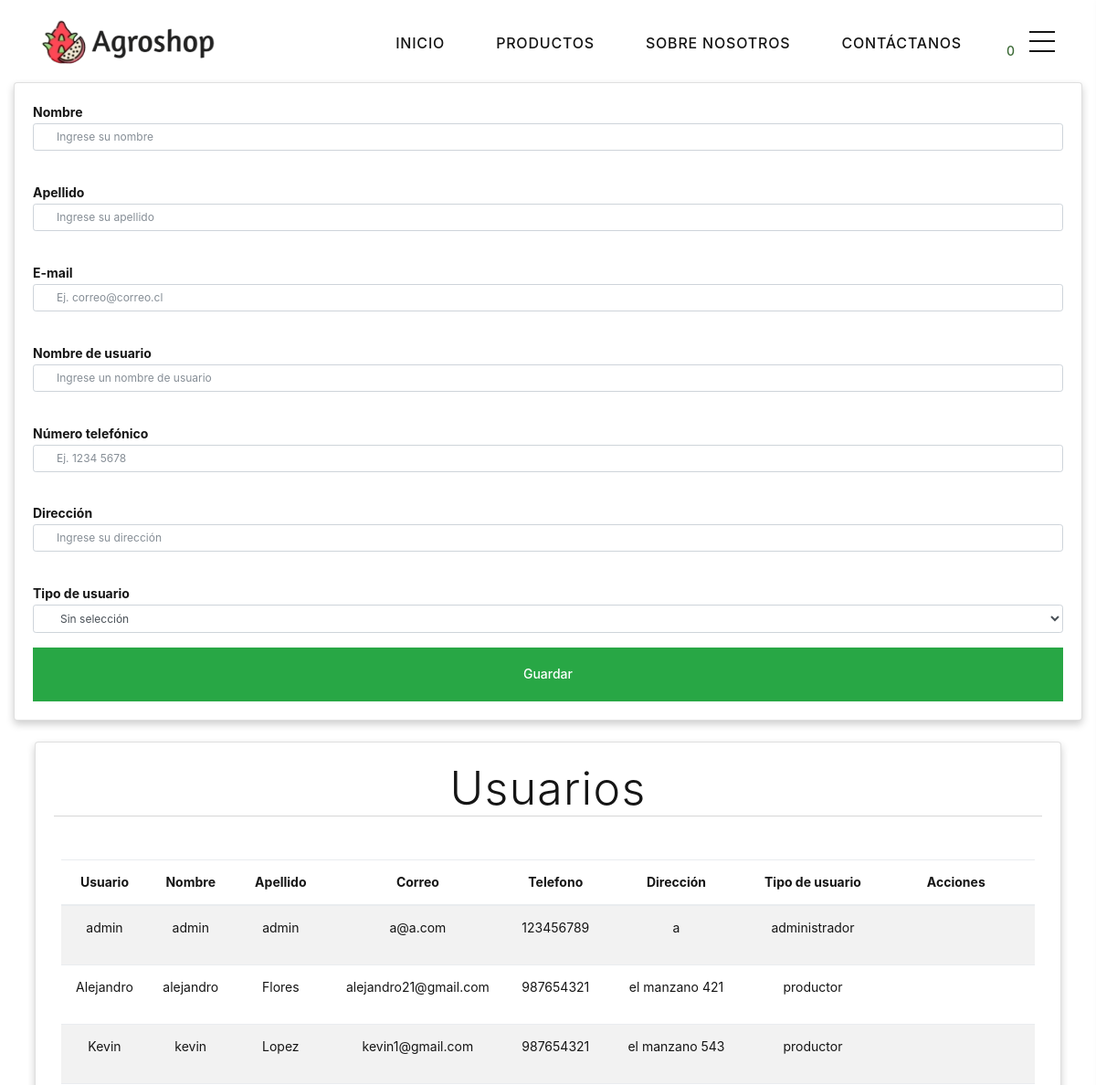
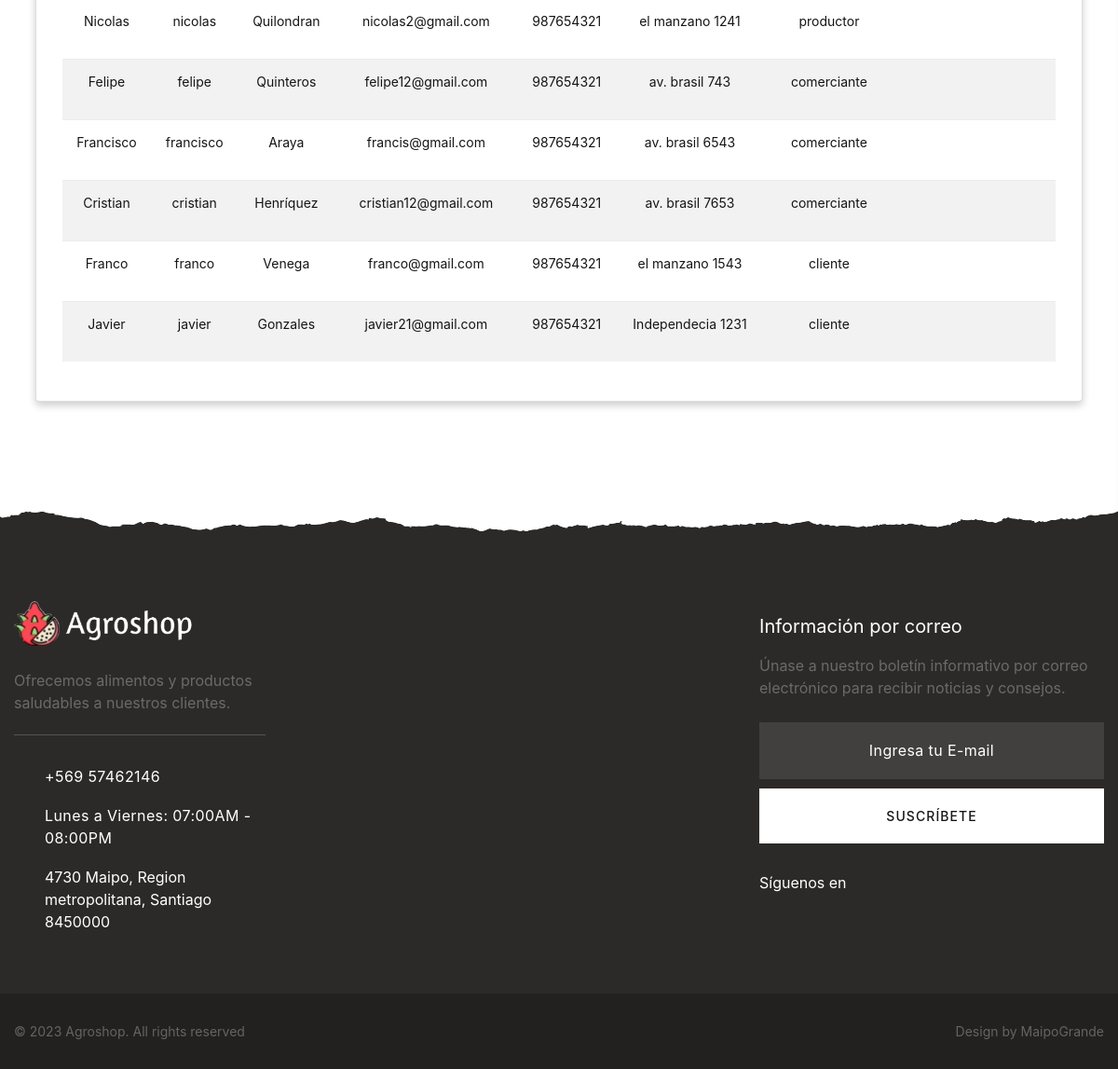
Screenshot of /datos.usuarios.php (signed in) with the database file from the repository (2 pictures, top to bottom).
### tables this page shows
CREATE TABLE `usuario` (
  `id_usuario` int(11) NOT NULL,
  `usu_nombre` varchar(255) NOT NULL,
  `usu_apellido` varchar(255) NOT NULL,
  `usu_rut` varchar(255) NOT NULL,
  `usu_email` varchar(255) NOT NULL,
  `usu_pass` varchar(255) NOT NULL,
  `usu_usuario` varchar(255) NOT NULL,
  `usu_telefono` varchar(255) NOT NULL,
  `usu_direccion` varchar(255) NOT NULL,
  `id_tipousuario` int(11) NOT NULL,
  `usu_estado` int(10) UNSIGNED NOT NULL DEFAULT 1
);

CREATE TABLE `tipousuario` (
  `id_tipousuario` int(11) NOT NULL,
  `tus_nombre` varchar(255) NOT NULL,
  `tus_estado` int(10) UNSIGNED NOT NULL DEFAULT 1
);

### datos.usuarios.php (the view, shortened to what this page needs)
<?php ob_start();
include('header.php');
include_once 'config/config.php';
?>
<link rel="stylesheet" href="Public/css/bootstrap.css">
<link rel="stylesheet" href="Public/css/fonts.css">
<link rel="stylesheet" href="Public/css/style.css">
<div class="container">
    <div class="row" style="margin:auto; height: auto; margin-bottom:10%">
        <div class="card card-body">
            <form action="crud/save.usu.php" method="POST">
                <div class="form-group" style="text-align:left;font-weight:bold">
                    <label>Nombre</label>
                    <input type="text" name="nombre_2" class="form-control form-control-sm"
                        placeholder="Ingrese su nombre" required>
                    <label style="margin-top:3%">Apellido</label>
                    <input type="text" name="apellido_2" class="form-control form-control-sm"
                        placeholder="Ingrese su apellido" required>
                    <label style="margin-top:3%">E-mail</label>
                    <input type="text" name="email_2" class="form-control form-control-sm"
                        placeholder="Ej. correo@correo.cl" required>
                    <label style="margin-top:3%">Nombre de usuario</label>
                    <input type="text" name="usuario_2" class="form-control form-control-sm"
                        placeholder="Ingrese un nombre de usuario" required>
                    <label style="margin-top:3%">Número telefónico</label>
                    <input type="text" name="telefono_2" class="form-control form-control-sm"
                        placeholder="Ej. 1234 5678" required>
                    <label style="margin-top:3%">Dirección</label>
                    <input type="text" name="direccion_2" class="form-control form-control-sm"
                        placeholder="Ingrese su dirección" required>
                    <label style="margin-top:3%">Tipo de usuario</label>
                    <select name="tipo_usuario_2" class="form-control form-control-sm">
                        <option value="0" name="default" disabled selected> Sin selección</option>
                    </select>
                </div>
                <button class="btn btn-success btn-block" style="color:white;" type="submit" value="Guardar"
                    name="Guardar">Guardar</button>
            </form>
        </div>
        <div class="table-responsive-sm card card-body" style="margin:2% ">
            <h3>Usuarios</h3>
            <hr>
            <br>
            <div>
                <div class="row" style="overflow-x:auto;">
                    <table class="table borderless table-striped" style="margin:2% ">
                        <thead>
                            <tr>
                                <th>Usuario</th>
                                <th>Nombre</th>
                                <th>Apellido</th>
                                <th>Correo</th>
                                <th>Telefono</th>
                                <th>Dirección</th>
                                <th>Tipo de usuario</th>
                                <th>Acciones</th>
                            </tr>
                        </thead>
                        <tbody>
                            <?php
                            $query = "SELECT a.*, b.tus_nombre AS tipo_usuario
                FROM usuario a
                INNER JOIN tipousuario b ON a.id_tipousuario = b.id_tipousuario
                WHERE usu_estado = 1";
                            $result_usuarios = mysqli_query($conexion, $query);
                            while($row = mysqli_fetch_assoc($result_usuarios)) { ?>
                                <tr>
                                    <td>
                                        <?php echo $row['usu_nombre']; ?>
                                    </td>
                                    <td>
                                        <?php echo $row['usu_usuario']; ?>
                                    </td>
                                    <td>
                                        <?php echo $row['usu_apellido']; ?>
                                    </td>
                                    <td>
                                        <?php echo $row['usu_email']; ?>
                                    </td>
                                    <td>
                                        <?php echo $row['usu_telefono']; ?>
                                    </td>
                                    <td>
                                        <?php echo $row['usu_direccion']; ?>
                                    </td>
                                    <td>
                                        <?php echo $row['tipo_usuario']; ?>
                                    </td>
                                    <td>
                                        <a title="Editar usuario" href="editar.php?id=<?php echo $row['id_usuario'] ?>"
                                            class="btn  col-4">
                                        </a>
                                        <a title="Eliminar usuario de la existencia"
                                            href="crud/borrar.usuario.php?id=<?php echo $row['id_usuario'] ?>"
                                            style="color:#F07155" class="btn  col-4">
                                        </a>
                                    </td>
                                </tr>
                            <?php } ?>
                        </tbody>
                    </table>
                </div>
            </div>
        </div>
    </div>
</div>
<?php ob_end_flush();
include('footer.php'); ?>

### header.php (shortened to what this page needs)
<?php
$totalCantidad = 0;
?>
<!DOCTYPE html>
<html class="wide wow-animation" lang="en">
<head>
  <link rel="stylesheet" href="Public/css/bootstrap.css">
  <link rel="stylesheet" href="Public/css/fonts.css">
  <link rel="stylesheet" href="Public/css/style.css">
</head>
<div class="page">
  <header class="section page-header">
    <div class="rd-navbar-wrap rd-navbar-modern-wrap">
      <nav class="rd-navbar rd-navbar-modern" data-layout="rd-navbar-fixed" data-sm-layout="rd-navbar-fixed"
        data-md-layout="rd-navbar-fixed" data-md-device-layout="rd-navbar-fixed" data-lg-layout="rd-navbar-static"
        data-lg-device-layout="rd-navbar-fixed" data-xl-layout="rd-navbar-static"
        data-xl-device-layout="rd-navbar-static" data-xxl-layout="rd-navbar-static"
        data-xxl-device-layout="rd-navbar-static" data-lg-stick-up-offset="46px" data-xl-stick-up-offset="46px"
        data-xxl-stick-up-offset="70px" data-lg-stick-up="true" data-xl-stick-up="true" data-xxl-stick-up="true">
        <div class="rd-navbar-main-outer">
          <div class="rd-navbar-main">
            <div class="rd-navbar-panel">
              <div class="rd-navbar-brand"><a class="brand" href="index.php"><img
                    src="Public/images/logo-default-196x47.png" alt="" width="196" height="47" /></a></div>
            </div>
            <div class="rd-navbar-main-element">
              <div class="rd-navbar-nav-wrap">
                <div class="rd-navbar-basket-wrap">
                  <button class="rd-navbar-basket fl-bigmug-line-shopping198"
                    data-rd-navbar-toggle=".cart-inline"><span>
                      <?php echo $totalCantidad; ?>
                    </span></button>
                </div>
                <ul class="rd-navbar-nav">
                  <li class="rd-nav-item"><a class="rd-nav-link" href="index.php">Inicio</a>
                  </li>
                  <li class="rd-nav-item">
                    <?php
                    if (isset($_SESSION['tipo_usuario'])) {
                      if ($_SESSION['tipo_usuario'] == 1 || $_SESSION['tipo_usuario'] == 2 || $_SESSION['tipo_usuario'] == 3 || $_SESSION['tipo_usuario'] == 4) {
                        echo '<a class="rd-nav-link" href="venta2.php">Productos</a>';
                      }
                    } else {
                      echo '<a class="rd-nav-link" href="venta.php">Productos</a>';
                    }
                    ?>
                  </li>
                  <li class="rd-nav-item"><a class="rd-nav-link" href="sobre_nosotros.php">Sobre Nosotros</a>
                  </li>
                  <li class="rd-nav-item"><a class="rd-nav-link" href="contacto.php">Contáctanos</a>
                  </li>
                </ul>
              </div>
              <div class="rd-navbar-project-hamburger" data-multitoggle=".rd-navbar-main"
                data-multitoggle-blur=".rd-navbar-wrap" data-multitoggle-isolate>
                <div class="project-hamburger-2"><span class="project-hamburger-arrow"></span><span
                    class="project-hamburger-arrow"></span><span class="project-hamburger-arrow"></span>
                </div>
              </div>
            </div>
          </div>
        </div>
      </nav>
    </div>
  </header>

### footer.php (shortened to what this page needs)
<footer class="section footer-variant-2 footer-modern context-dark section-top-image section-top-image-dark">
  <div class="footer-variant-2-content">
    <div class="container">
      <div class="row row-40 justify-content-between">
        <div class="col-sm-6 col-lg-4 col-xl-3">
          <div class="oh-desktop">
            <div class="wow slideInRight" data-wow-delay="0s">
              <div class="footer-brand"><a href="index.html"><img src="Public/images/logo-inverse-196x42.png" alt=""
                    width="196" height="42" /></a></div>
              <p>Ofrecemos alimentos y productos saludables a nuestros clientes.</p>
              <ul class="footer-contacts d-inline-block d-md-block">
                <li>
                  <div class="unit unit-spacing-xs">
                    <div class="unit-left"><span class="icon fa fa-phone"></span></div>
                    <div class="unit-body"><a class="link-phone" href="tel:#">+569 57462146</a></div>
                  </div>
                </li>
                <li>
                  <div class="unit unit-spacing-xs">
                    <div class="unit-left"><span class="icon fa fa-clock-o"></span></div>
                    <div class="unit-body">
                      <p>Lunes a Viernes: 07:00AM - 08:00PM</p>
                    </div>
                  </div>
                </li>
                <li>
                  <div class="unit unit-spacing-xs">
                    <div class="unit-left"><span class="icon fa fa-location-arrow"></span></div>
                    <div class="unit-body"><a class="link-location" href="#">4730 Maipo, Region metropolitana, Santiago
                        8450000</a></div>
                  </div>
                </li>
              </ul>
            </div>
          </div>
        </div>
        <div class="col-sm-6 col-lg-4 col-xl-4">
          <div class="oh-desktop">
            <div class="inset-top-18 wow slideInDown" data-wow-delay="0s">
              <h5>Información por correo</h5>
              <p>Únase a nuestro boletín informativo por correo electrónico para recibir noticias y consejos.</p>
              <form class="rd-form rd-mailform" data-form-output="form-output-global" data-form-type="subscribe"
                method="post" action="bat/rd-mailform.php">
                <div class="form-wrap">
                  <input class="form-input" id="subscribe-form-5-email" type="email" name="email"
                    data-constraints="@Email @Required">
                  <label class="form-label" for="subscribe-form-5-email">Ingresa tu E-mail</label>
                </div>
                <button class="button button-block button-white" type="submit">Suscríbete</button>
              </form>
              <div class="group-lg group-middle">
                <p class="text-white">Síguenos en</p>
                <div>
                  <ul class="list-inline list-inline-sm footer-social-list-2">
                    <li><a class="icon fa fa-facebook" href="#"></a></li>
                    <li><a class="icon fa fa-twitter" href="#"></a></li>
                    <li><a class="icon fa fa-google-plus" href="#"></a></li>
                    <li><a class="icon fa fa-instagram" href="#"></a></li>
                  </ul>
                </div>
              </div>
            </div>
          </div>
        </div>
      </div>
    </div>
  </div>
  <div class="footer-variant-2-bottom-panel">
    <div class="container">
      <div class="group-sm group-sm-justify">
        <p class="rights"><span>&copy;&nbsp;</span><span class="copyright-year"></span> <span>Agroshop</span>. All
          rights reserved
        </p>
        <p class="rights">Design&nbsp;by&nbsp;<a href="#">MaipoGrande</a></p>
      </div>
    </div>
  </div>
</footer>
</div>

### rows the page displays
usuario: usu_nombre "admin", usu_usuario "admin", usu_apellido "admin", usu_email "a@a.com", usu_telefono "123456789", usu_direccion "a", id_tipousuario.tus_nombre "administrador"
usuario: usu_nombre "Alejandro", usu_usuario "alejandro", usu_apellido "Flores", usu_email "alejandro21@gmail.com", usu_telefono "987654321", usu_direccion "el manzano 421", id_tipousuario.tus_nombre "productor"
usuario: usu_nombre "Kevin", usu_usuario "kevin", usu_apellido "Lopez", usu_email "kevin1@gmail.com", usu_telefono "987654321", usu_direccion "el manzano 543", id_tipousuario.tus_nombre "productor"
usuario: usu_nombre "Nicolas", usu_usuario "nicolas", usu_apellido "Quilondran", usu_email "nicolas2@gmail.com", usu_telefono "987654321", usu_direccion "el manzano 1241", id_tipousuario.tus_nombre "productor"
usuario: usu_nombre "Felipe", usu_usuario "felipe", usu_apellido "Quinteros", usu_email "felipe12@gmail.com", usu_telefono "987654321", usu_direccion "av. brasil 743", id_tipousuario.tus_nombre "comerciante"
usuario: usu_nombre "Francisco", usu_usuario "francisco", usu_apellido "Araya", usu_email "francis@gmail.com", usu_telefono "987654321", usu_direccion "av. brasil 6543", id_tipousuario.tus_nombre "comerciante"
usuario: usu_nombre "Cristian", usu_usuario "cristian", usu_apellido "Henríquez", usu_email "cristian12@gmail.com", usu_telefono "987654321", usu_direccion "av. brasil 7653", id_tipousuario.tus_nombre "comerciante"
usuario: usu_nombre "Franco", usu_usuario "franco", usu_apellido "Venega", usu_email "franco@gmail.com", usu_telefono "987654321", usu_direccion "el manzano 1543", id_tipousuario.tus_nombre "cliente"
usuario: usu_nombre "Javier", usu_usuario "javier", usu_apellido "Gonzales", usu_email "javier21@gmail.com", usu_telefono "987654321", usu_direccion "Independecia 1231", id_tipousuario.tus_nombre "cliente"

### other values shown
$totalCantidad "0"
